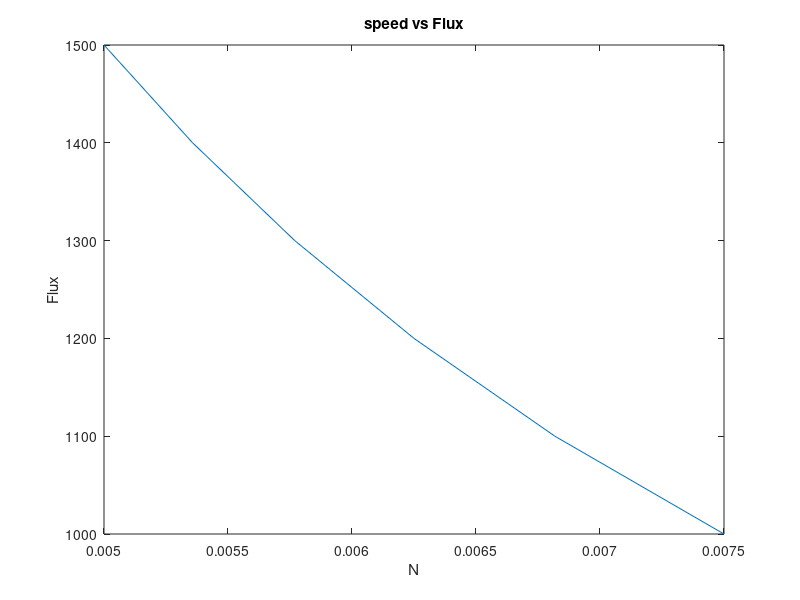

This figure's MATLAB source:
Flux = 0.005:0.01 % Flux varies from 5 to 10mWb
N = 1000 :100:1500 % N varies from 1000 to 1500 rpm
Flux = 7.5./N
plot(Flux,N)
axis tight
title("speed vs Flux")
xlabel("N")
ylabel("Flux")